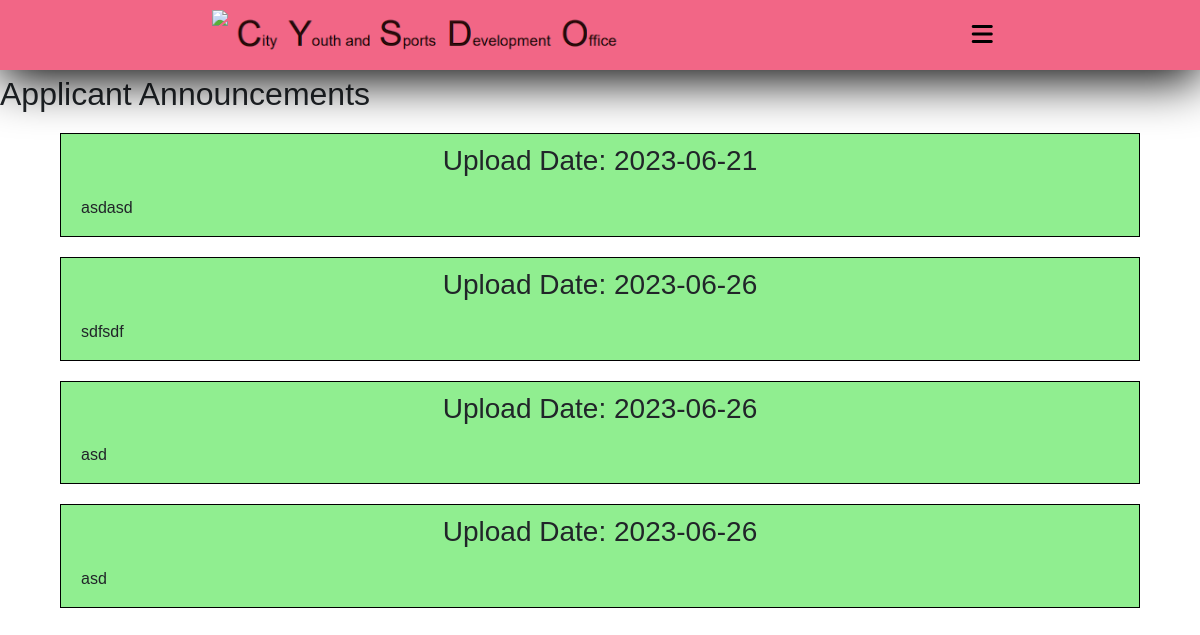
The app's page /appann.php, older data.
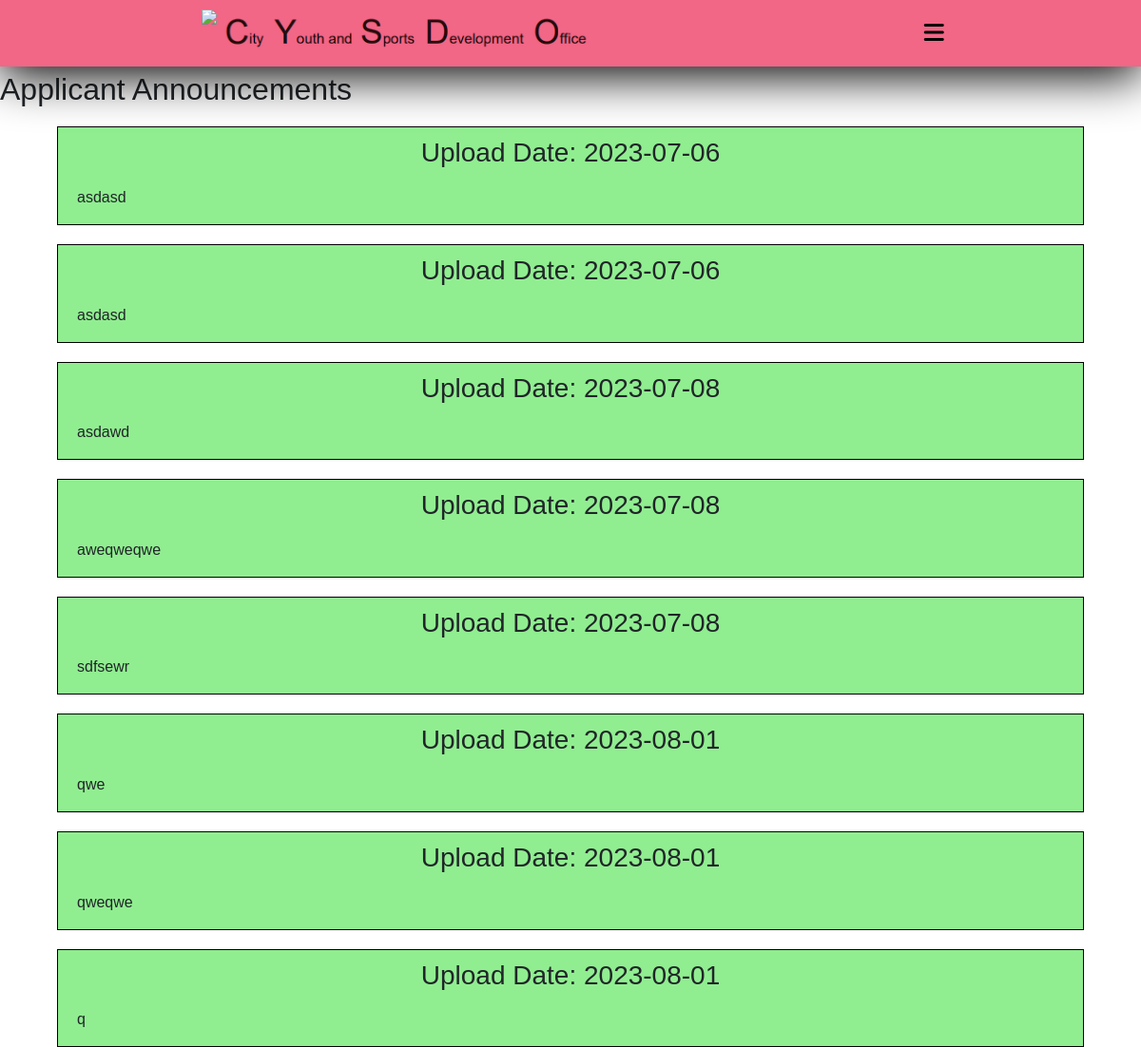
The same page, newer data.
### tables this page shows
CREATE TABLE `announcements` (
  `uploadId` int(11) NOT NULL,
  `uploadDate` date NOT NULL DEFAULT current_timestamp(),
  `announcement` longtext NOT NULL,
  `uploader` varchar(50) NOT NULL,
  `category` varchar(255) NOT NULL
);

### appann.php (the view, shortened to what this page needs)
<!DOCTYPE html>
<html>
<head>
</head>
<body>
    <?php include 'assets/template/homeNavigation.php';
    include 'pages/include/dbConnection.php';
    $query = "SELECT * FROM announcements WHERE category = 'applicant'";
    $resultGetPost = mysqli_query($conn, $query);
    ?>
    <div id="manageStyle">
        <h2>Applicant Announcements</h2>
        <?php
        if ($resultGetPost->num_rows > 0) {
            while ($row = $resultGetPost->fetch_assoc()) {
                echo "<div class='postFormat applicant'>
                          <section>
                              <h3>Upload Date: " . $row['uploadDate'] . "</h3>
                          </section>
                          <main>
                              <p>" . $row['announcement'] . "</p>
                          </main>
                      </div>";
            }
        } else {
            echo "No applicant announcements found.";
        }
        ?>
    </div>
</body>
</html>

Row changes from the older to the newer data that the page shows:
removed announcements: uploadDate "2023-06-21", announcement "asdasd"
removed announcements: uploadDate "2023-06-26", announcement "sdfsdf"
removed announcements: uploadDate "2023-06-26", announcement "asd"
removed announcements: uploadDate "2023-06-26", announcement "asd"
added announcements: uploadDate "2023-07-06", announcement "asdasd"
added announcements: uploadDate "2023-07-06", announcement "asdasd"
added announcements: uploadDate "2023-07-08", announcement "asdawd"
added announcements: uploadDate "2023-07-08", announcement "aweqweqwe"
added announcements: uploadDate "2023-07-08", announcement "sdfsewr"
added announcements: uploadDate "2023-08-01", announcement "qwe"
added announcements: uploadDate "2023-08-01", announcement "qweqwe"
added announcements: uploadDate "2023-08-01", announcement "q"
